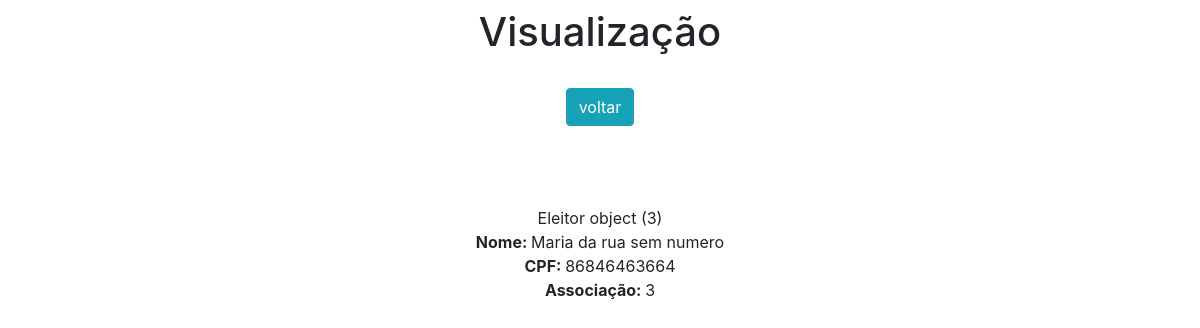
Screenshot of /view/3/ with the database file from the repository.
### app/models.py (models this page shows)
class Eleitor(models.Model):
    nome = models.CharField(max_length=150)
    cpf = models.CharField(max_length=11)
    associacao = models.IntegerField()

### app/views.py (the view)
# urls.py: path('view/<int:pk>/', view, name='view'),
def view(request, pk):
    data = {}
    data['db'] = Eleitor.objects.get(pk=pk)
    return render(request, 'view.html', data)

### app/templates/view.html (shortened to what this page needs)
<!DOCTYPE html>
<html lang="pt-br">
<head>
    <link rel="stylesheet" href="https://stackpath.bootstrapcdn.com/bootstrap/4.4.1/css/bootstrap.min.css">
</head>
<body>
    <div class="col-8 m-auto pt-2 pb-2 text-center">
        <h1>Visualização</h1>
    </div>
    <div class="col-8 m-auto pt-3 pb-2 text-center">
        <a href="/" class="btn btn-info">voltar</a>
    </div>
    <br>
    <div class="col-8 m-auto pt-3 pb-2 text-center">
    </div>
    <div class="col-8 m-auto pt-4 pb-2 text-center">
        {{db}}
        <br>
        <strong>Nome: </strong>{{db.nome}} <br>
        <strong>CPF: </strong>{{db.cpf}} <br>
        <strong>Associação: </strong>{{db.associacao}} <br>
  </div>
</body>
</html>

### rows the page displays
Eleitor: id "Eleitor object (3)", nome "Maria da rua sem numero", cpf "86846463664", associacao "3"
